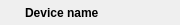
<?xml version="1.0" encoding="UTF-8"?>
<ui version="4.0">
 <class>Form</class>
 <widget class="QWidget" name="Form">
  <property name="geometry">
   <rect>
    <x>0</x>
    <y>0</y>
    <width>281</width>
    <height>27</height>
   </rect>
  </property>
  <property name="sizePolicy">
   <sizepolicy hsizetype="Fixed" vsizetype="Fixed">
    <horstretch>0</horstretch>
    <verstretch>0</verstretch>
   </sizepolicy>
  </property>
  <property name="windowTitle">
   <string>Device led status</string>
  </property>
  <layout class="QFormLayout" name="formLayout">
   <property name="sizeConstraint">
    <enum>QLayout::SetFixedSize</enum>
   </property>
   <property name="horizontalSpacing">
    <number>5</number>
   </property>
   <property name="verticalSpacing">
    <number>5</number>
   </property>
   <property name="margin">
    <number>5</number>
   </property>
   <item row="0" column="0">
    <widget class="QLed" name="status_led">
     <property name="sizePolicy">
      <sizepolicy hsizetype="Fixed" vsizetype="Fixed">
       <horstretch>0</horstretch>
       <verstretch>0</verstretch>
      </sizepolicy>
     </property>
     <property name="minimumSize">
      <size>
       <width>15</width>
       <height>15</height>
      </size>
     </property>
     <property name="maximumSize">
      <size>
       <width>15</width>
       <height>15</height>
      </size>
     </property>
    </widget>
   </item>
   <item row="0" column="1">
    <widget class="QLabel" name="device_name">
     <property name="minimumSize">
      <size>
       <width>150</width>
       <height>0</height>
      </size>
     </property>
     <property name="maximumSize">
      <size>
       <width>250</width>
       <height>16777215</height>
      </size>
     </property>
     <property name="styleSheet">
      <string notr="true">font-weight:bold</string>
     </property>
     <property name="text">
      <string>Device name</string>
     </property>
    </widget>
   </item>
  </layout>
 </widget>
 <customwidgets>
  <customwidget>
   <class>QLed</class>
   <extends>QPixmapWidget</extends>
   <header>taurus.qt.qtgui.display</header>
  </customwidget>
  <customwidget>
   <class>QPixmapWidget</class>
   <extends>QWidget</extends>
   <header>taurus.qt.qtgui.display</header>
  </customwidget>
 </customwidgets>
 <resources/>
 <connections/>
</ui>
